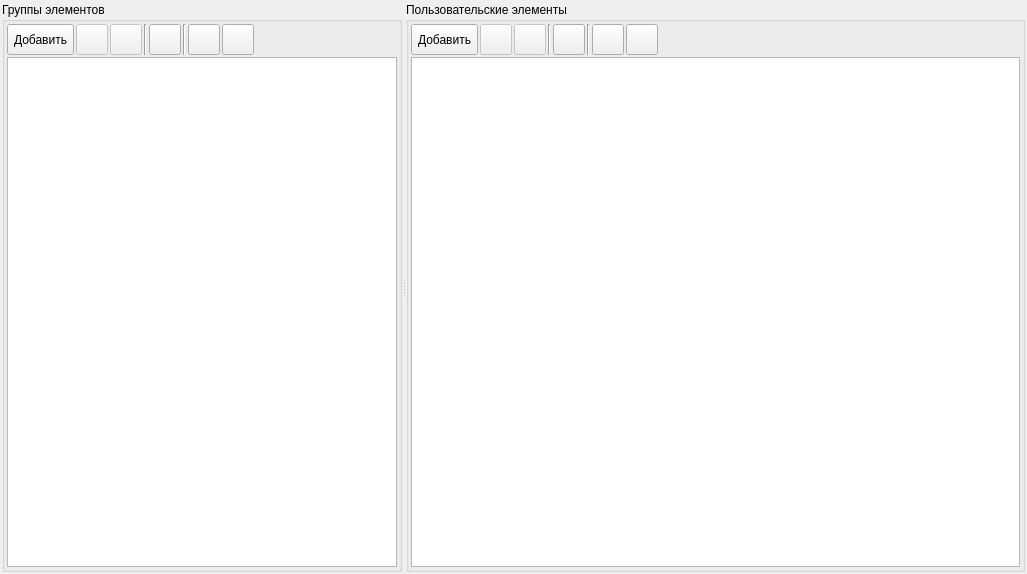
<?xml version="1.0" encoding="UTF-8"?>
<ui version="4.0">
 <class>FrameCustomFields</class>
 <widget class="QWidget" name="FrameCustomFields">
  <property name="geometry">
   <rect>
    <x>0</x>
    <y>0</y>
    <width>1027</width>
    <height>574</height>
   </rect>
  </property>
  <property name="windowTitle">
   <string>Form</string>
  </property>
  <property name="autoFillBackground">
   <bool>true</bool>
  </property>
  <layout class="QVBoxLayout" name="verticalLayout">
   <property name="spacing">
    <number>2</number>
   </property>
   <property name="leftMargin">
    <number>2</number>
   </property>
   <property name="topMargin">
    <number>2</number>
   </property>
   <property name="rightMargin">
    <number>2</number>
   </property>
   <property name="bottomMargin">
    <number>2</number>
   </property>
   <item>
    <widget class="QSplitter" name="splitterDynFields">
     <property name="orientation">
      <enum>Qt::Horizontal</enum>
     </property>
     <widget class="QGroupBox" name="groupBoxDynFieldsGroups">
      <property name="maximumSize">
       <size>
        <width>400</width>
        <height>16777215</height>
       </size>
      </property>
      <property name="title">
       <string>Группы элементов</string>
      </property>
      <layout class="QVBoxLayout" name="verticalLayout_3">
       <property name="spacing">
        <number>2</number>
       </property>
       <property name="leftMargin">
        <number>2</number>
       </property>
       <property name="topMargin">
        <number>2</number>
       </property>
       <property name="rightMargin">
        <number>2</number>
       </property>
       <property name="bottomMargin">
        <number>2</number>
       </property>
       <item>
        <layout class="QHBoxLayout" name="horizontalLayout_2">
         <property name="spacing">
          <number>2</number>
         </property>
         <item>
          <widget class="QToolButton" name="toolButtonAddGroup">
           <property name="sizePolicy">
            <sizepolicy hsizetype="Preferred" vsizetype="Preferred">
             <horstretch>0</horstretch>
             <verstretch>0</verstretch>
            </sizepolicy>
           </property>
           <property name="toolTip">
            <string>Добавить группу</string>
           </property>
           <property name="text">
            <string>Добавить</string>
           </property>
           <property name="icon">
            <iconset resource="../../res.qrc">
             <normaloff>:/32/icons/32x32/add.png</normaloff>:/32/icons/32x32/add.png</iconset>
           </property>
           <property name="iconSize">
            <size>
             <width>24</width>
             <height>24</height>
            </size>
           </property>
           <property name="toolButtonStyle">
            <enum>Qt::ToolButtonIconOnly</enum>
           </property>
          </widget>
         </item>
         <item>
          <widget class="QToolButton" name="toolButtonEditGroup">
           <property name="enabled">
            <bool>false</bool>
           </property>
           <property name="sizePolicy">
            <sizepolicy hsizetype="Preferred" vsizetype="Preferred">
             <horstretch>0</horstretch>
             <verstretch>0</verstretch>
            </sizepolicy>
           </property>
           <property name="toolTip">
            <string>Редактировать группу</string>
           </property>
           <property name="text">
            <string/>
           </property>
           <property name="icon">
            <iconset resource="../../res.qrc">
             <normaloff>:/32/icons/32x32/edit.png</normaloff>:/32/icons/32x32/edit.png</iconset>
           </property>
           <property name="iconSize">
            <size>
             <width>24</width>
             <height>24</height>
            </size>
           </property>
          </widget>
         </item>
         <item>
          <widget class="QToolButton" name="toolButtonDeleteGroup">
           <property name="enabled">
            <bool>false</bool>
           </property>
           <property name="sizePolicy">
            <sizepolicy hsizetype="Preferred" vsizetype="Preferred">
             <horstretch>0</horstretch>
             <verstretch>0</verstretch>
            </sizepolicy>
           </property>
           <property name="toolTip">
            <string>Удалить группу</string>
           </property>
           <property name="text">
            <string/>
           </property>
           <property name="icon">
            <iconset resource="../../res.qrc">
             <normaloff>:/32/icons/32x32/delete.png</normaloff>:/32/icons/32x32/delete.png</iconset>
           </property>
           <property name="iconSize">
            <size>
             <width>24</width>
             <height>24</height>
            </size>
           </property>
          </widget>
         </item>
         <item>
          <widget class="Line" name="line_3">
           <property name="orientation">
            <enum>Qt::Vertical</enum>
           </property>
          </widget>
         </item>
         <item>
          <widget class="QToolButton" name="toolButtonRefreshGroups">
           <property name="sizePolicy">
            <sizepolicy hsizetype="Preferred" vsizetype="Preferred">
             <horstretch>0</horstretch>
             <verstretch>0</verstretch>
            </sizepolicy>
           </property>
           <property name="toolTip">
            <string>Обновить данные о группах</string>
           </property>
           <property name="text">
            <string/>
           </property>
           <property name="icon">
            <iconset resource="../../res.qrc">
             <normaloff>:/32/icons/32x32/refresh.png</normaloff>:/32/icons/32x32/refresh.png</iconset>
           </property>
           <property name="iconSize">
            <size>
             <width>24</width>
             <height>24</height>
            </size>
           </property>
          </widget>
         </item>
         <item>
          <widget class="Line" name="line_4">
           <property name="orientation">
            <enum>Qt::Vertical</enum>
           </property>
          </widget>
         </item>
         <item>
          <widget class="QToolButton" name="toolButtonUpGroup">
           <property name="sizePolicy">
            <sizepolicy hsizetype="Preferred" vsizetype="Preferred">
             <horstretch>0</horstretch>
             <verstretch>0</verstretch>
            </sizepolicy>
           </property>
           <property name="toolTip">
            <string>Переместить группу выше</string>
           </property>
           <property name="text">
            <string/>
           </property>
           <property name="icon">
            <iconset resource="../../res.qrc">
             <normaloff>:/32/icons/32x32/up.png</normaloff>:/32/icons/32x32/up.png</iconset>
           </property>
           <property name="iconSize">
            <size>
             <width>24</width>
             <height>24</height>
            </size>
           </property>
          </widget>
         </item>
         <item>
          <widget class="QToolButton" name="toolButtonDownGroup">
           <property name="sizePolicy">
            <sizepolicy hsizetype="Preferred" vsizetype="Preferred">
             <horstretch>0</horstretch>
             <verstretch>0</verstretch>
            </sizepolicy>
           </property>
           <property name="toolTip">
            <string>Переместить группу ниже</string>
           </property>
           <property name="text">
            <string/>
           </property>
           <property name="icon">
            <iconset resource="../../res.qrc">
             <normaloff>:/32/icons/32x32/down.png</normaloff>:/32/icons/32x32/down.png</iconset>
           </property>
           <property name="iconSize">
            <size>
             <width>24</width>
             <height>24</height>
            </size>
           </property>
          </widget>
         </item>
         <item>
          <spacer name="horizontalSpacer_2">
           <property name="orientation">
            <enum>Qt::Horizontal</enum>
           </property>
           <property name="sizeHint" stdset="0">
            <size>
             <width>649</width>
             <height>20</height>
            </size>
           </property>
          </spacer>
         </item>
        </layout>
       </item>
       <item>
        <widget class="QTreeView" name="treeViewDynFieldsGroups">
         <property name="sizePolicy">
          <sizepolicy hsizetype="Preferred" vsizetype="Expanding">
           <horstretch>0</horstretch>
           <verstretch>0</verstretch>
          </sizepolicy>
         </property>
         <property name="selectionMode">
          <enum>QAbstractItemView::ExtendedSelection</enum>
         </property>
         <property name="rootIsDecorated">
          <bool>false</bool>
         </property>
         <property name="itemsExpandable">
          <bool>false</bool>
         </property>
        </widget>
       </item>
      </layout>
     </widget>
     <widget class="QGroupBox" name="groupBoxDynFields">
      <property name="sizePolicy">
       <sizepolicy hsizetype="Expanding" vsizetype="Preferred">
        <horstretch>0</horstretch>
        <verstretch>0</verstretch>
       </sizepolicy>
      </property>
      <property name="title">
       <string>Пользовательские элементы</string>
      </property>
      <layout class="QVBoxLayout" name="verticalLayout_2">
       <property name="spacing">
        <number>2</number>
       </property>
       <property name="leftMargin">
        <number>2</number>
       </property>
       <property name="topMargin">
        <number>2</number>
       </property>
       <property name="rightMargin">
        <number>2</number>
       </property>
       <property name="bottomMargin">
        <number>2</number>
       </property>
       <item>
        <layout class="QHBoxLayout" name="horizontalLayout">
         <property name="spacing">
          <number>2</number>
         </property>
         <item>
          <widget class="QToolButton" name="toolButtonAdd">
           <property name="sizePolicy">
            <sizepolicy hsizetype="Preferred" vsizetype="Preferred">
             <horstretch>0</horstretch>
             <verstretch>0</verstretch>
            </sizepolicy>
           </property>
           <property name="toolTip">
            <string>Добавить доставку</string>
           </property>
           <property name="text">
            <string>Добавить</string>
           </property>
           <property name="icon">
            <iconset resource="../../res.qrc">
             <normaloff>:/32/icons/32x32/add.png</normaloff>:/32/icons/32x32/add.png</iconset>
           </property>
           <property name="iconSize">
            <size>
             <width>24</width>
             <height>24</height>
            </size>
           </property>
           <property name="toolButtonStyle">
            <enum>Qt::ToolButtonTextBesideIcon</enum>
           </property>
          </widget>
         </item>
         <item>
          <widget class="QToolButton" name="toolButtonEdit">
           <property name="enabled">
            <bool>false</bool>
           </property>
           <property name="sizePolicy">
            <sizepolicy hsizetype="Preferred" vsizetype="Preferred">
             <horstretch>0</horstretch>
             <verstretch>0</verstretch>
            </sizepolicy>
           </property>
           <property name="toolTip">
            <string>Редактировать доставку</string>
           </property>
           <property name="text">
            <string/>
           </property>
           <property name="icon">
            <iconset resource="../../res.qrc">
             <normaloff>:/32/icons/32x32/edit.png</normaloff>:/32/icons/32x32/edit.png</iconset>
           </property>
           <property name="iconSize">
            <size>
             <width>24</width>
             <height>24</height>
            </size>
           </property>
          </widget>
         </item>
         <item>
          <widget class="QToolButton" name="toolButtonDelete">
           <property name="enabled">
            <bool>false</bool>
           </property>
           <property name="sizePolicy">
            <sizepolicy hsizetype="Preferred" vsizetype="Preferred">
             <horstretch>0</horstretch>
             <verstretch>0</verstretch>
            </sizepolicy>
           </property>
           <property name="toolTip">
            <string>Удалить доставку</string>
           </property>
           <property name="text">
            <string/>
           </property>
           <property name="icon">
            <iconset resource="../../res.qrc">
             <normaloff>:/32/icons/32x32/delete.png</normaloff>:/32/icons/32x32/delete.png</iconset>
           </property>
           <property name="iconSize">
            <size>
             <width>24</width>
             <height>24</height>
            </size>
           </property>
          </widget>
         </item>
         <item>
          <widget class="Line" name="line">
           <property name="orientation">
            <enum>Qt::Vertical</enum>
           </property>
          </widget>
         </item>
         <item>
          <widget class="QToolButton" name="toolButtonRefresh">
           <property name="sizePolicy">
            <sizepolicy hsizetype="Preferred" vsizetype="Preferred">
             <horstretch>0</horstretch>
             <verstretch>0</verstretch>
            </sizepolicy>
           </property>
           <property name="toolTip">
            <string>Обновить данные</string>
           </property>
           <property name="text">
            <string/>
           </property>
           <property name="icon">
            <iconset resource="../../res.qrc">
             <normaloff>:/32/icons/32x32/refresh.png</normaloff>:/32/icons/32x32/refresh.png</iconset>
           </property>
           <property name="iconSize">
            <size>
             <width>24</width>
             <height>24</height>
            </size>
           </property>
          </widget>
         </item>
         <item>
          <widget class="Line" name="line_2">
           <property name="orientation">
            <enum>Qt::Vertical</enum>
           </property>
          </widget>
         </item>
         <item>
          <widget class="QToolButton" name="toolButtonUp">
           <property name="sizePolicy">
            <sizepolicy hsizetype="Preferred" vsizetype="Preferred">
             <horstretch>0</horstretch>
             <verstretch>0</verstretch>
            </sizepolicy>
           </property>
           <property name="toolTip">
            <string>Переместить выше</string>
           </property>
           <property name="text">
            <string/>
           </property>
           <property name="icon">
            <iconset resource="../../res.qrc">
             <normaloff>:/32/icons/32x32/up.png</normaloff>:/32/icons/32x32/up.png</iconset>
           </property>
           <property name="iconSize">
            <size>
             <width>24</width>
             <height>24</height>
            </size>
           </property>
          </widget>
         </item>
         <item>
          <widget class="QToolButton" name="toolButtonDown">
           <property name="sizePolicy">
            <sizepolicy hsizetype="Preferred" vsizetype="Preferred">
             <horstretch>0</horstretch>
             <verstretch>0</verstretch>
            </sizepolicy>
           </property>
           <property name="toolTip">
            <string>Переместить ниже</string>
           </property>
           <property name="text">
            <string/>
           </property>
           <property name="icon">
            <iconset resource="../../res.qrc">
             <normaloff>:/32/icons/32x32/down.png</normaloff>:/32/icons/32x32/down.png</iconset>
           </property>
           <property name="iconSize">
            <size>
             <width>24</width>
             <height>24</height>
            </size>
           </property>
          </widget>
         </item>
         <item>
          <spacer name="horizontalSpacer">
           <property name="orientation">
            <enum>Qt::Horizontal</enum>
           </property>
           <property name="sizeHint" stdset="0">
            <size>
             <width>649</width>
             <height>20</height>
            </size>
           </property>
          </spacer>
         </item>
        </layout>
       </item>
       <item>
        <widget class="QTreeView" name="treeViewDynFields">
         <property name="selectionMode">
          <enum>QAbstractItemView::ExtendedSelection</enum>
         </property>
         <property name="rootIsDecorated">
          <bool>false</bool>
         </property>
         <property name="itemsExpandable">
          <bool>false</bool>
         </property>
        </widget>
       </item>
      </layout>
     </widget>
    </widget>
   </item>
  </layout>
  <action name="actionRefresh">
   <property name="icon">
    <iconset resource="../../res.qrc">
     <normaloff>:/32/icons/32x32/refresh.png</normaloff>:/32/icons/32x32/refresh.png</iconset>
   </property>
   <property name="text">
    <string>Обновить данные</string>
   </property>
   <property name="toolTip">
    <string>Обновить данные об элементах</string>
   </property>
   <property name="shortcut">
    <string>F5</string>
   </property>
  </action>
  <action name="actionAdd">
   <property name="icon">
    <iconset resource="../../res.qrc">
     <normaloff>:/32/icons/32x32/add.png</normaloff>:/32/icons/32x32/add.png</iconset>
   </property>
   <property name="text">
    <string>Добавить</string>
   </property>
   <property name="toolTip">
    <string>Добавить элемент</string>
   </property>
   <property name="shortcut">
    <string>Ctrl+Ins</string>
   </property>
  </action>
  <action name="actionEdit">
   <property name="icon">
    <iconset resource="../../res.qrc">
     <normaloff>:/32/icons/32x32/edit.png</normaloff>:/32/icons/32x32/edit.png</iconset>
   </property>
   <property name="text">
    <string>Редактировать</string>
   </property>
   <property name="toolTip">
    <string>Редактировать элемент</string>
   </property>
  </action>
  <action name="actionDel">
   <property name="icon">
    <iconset resource="../../res.qrc">
     <normaloff>:/32/icons/32x32/delete.png</normaloff>:/32/icons/32x32/delete.png</iconset>
   </property>
   <property name="text">
    <string>Удалить</string>
   </property>
   <property name="toolTip">
    <string>Удалить элемент</string>
   </property>
   <property name="shortcut">
    <string>Ctrl+Del</string>
   </property>
  </action>
  <action name="actionUp">
   <property name="icon">
    <iconset resource="../../res.qrc">
     <normaloff>:/32/icons/32x32/up.png</normaloff>:/32/icons/32x32/up.png</iconset>
   </property>
   <property name="text">
    <string>Выше</string>
   </property>
   <property name="toolTip">
    <string>Переместить элемент выше</string>
   </property>
   <property name="shortcut">
    <string>Ctrl+Up</string>
   </property>
  </action>
  <action name="actionDown">
   <property name="icon">
    <iconset resource="../../res.qrc">
     <normaloff>:/32/icons/32x32/down.png</normaloff>:/32/icons/32x32/down.png</iconset>
   </property>
   <property name="text">
    <string>Ниже</string>
   </property>
   <property name="toolTip">
    <string>Переместить элемент ниже</string>
   </property>
   <property name="shortcut">
    <string>Ctrl+Down</string>
   </property>
  </action>
 </widget>
 <resources>
  <include location="../../res.qrc"/>
 </resources>
 <connections/>
</ui>
